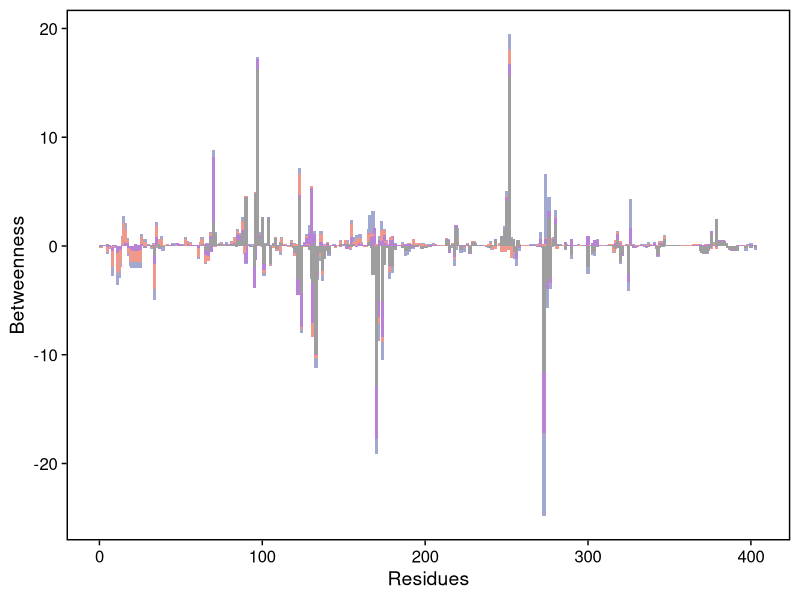
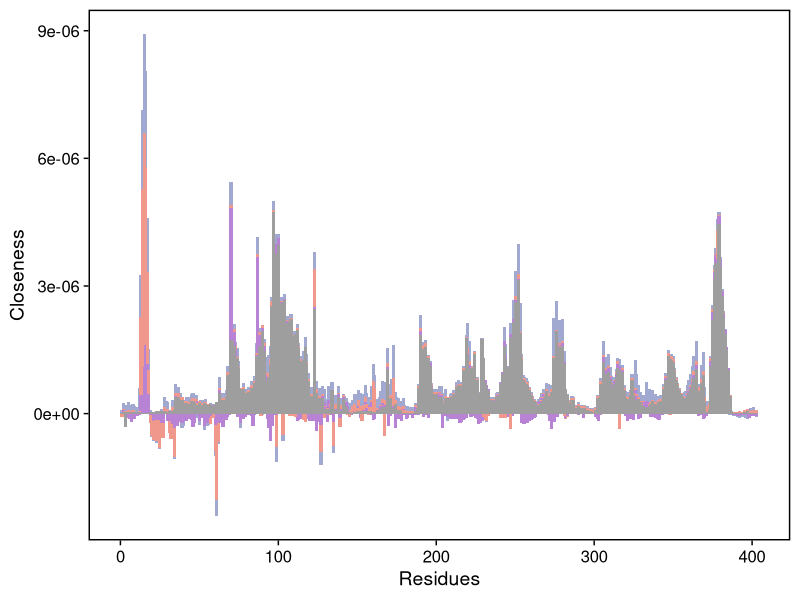
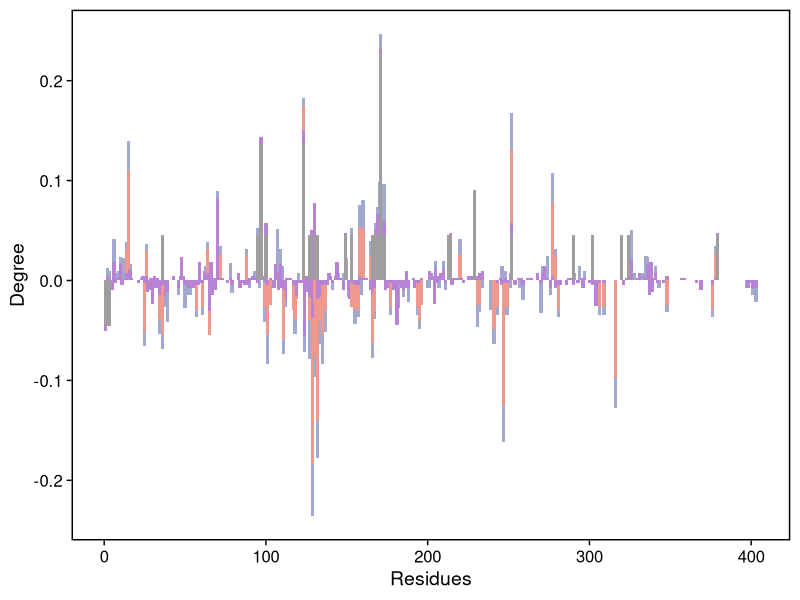
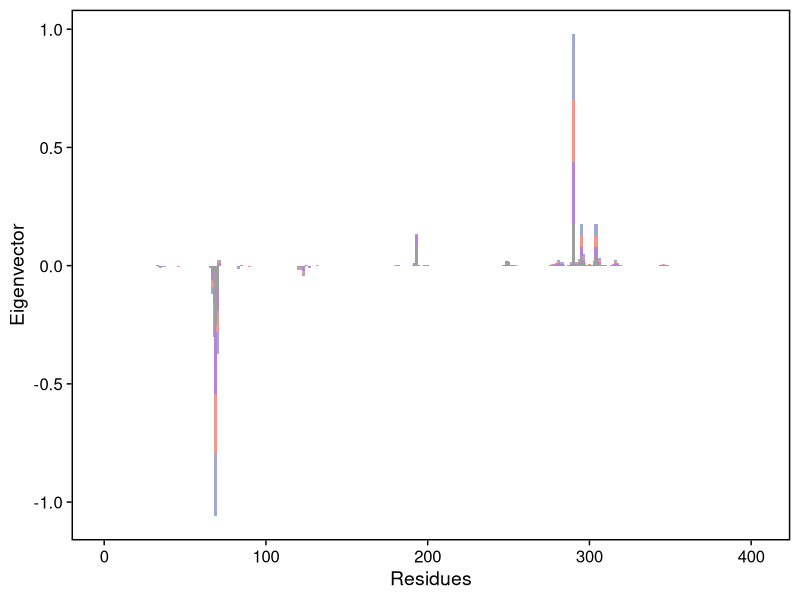
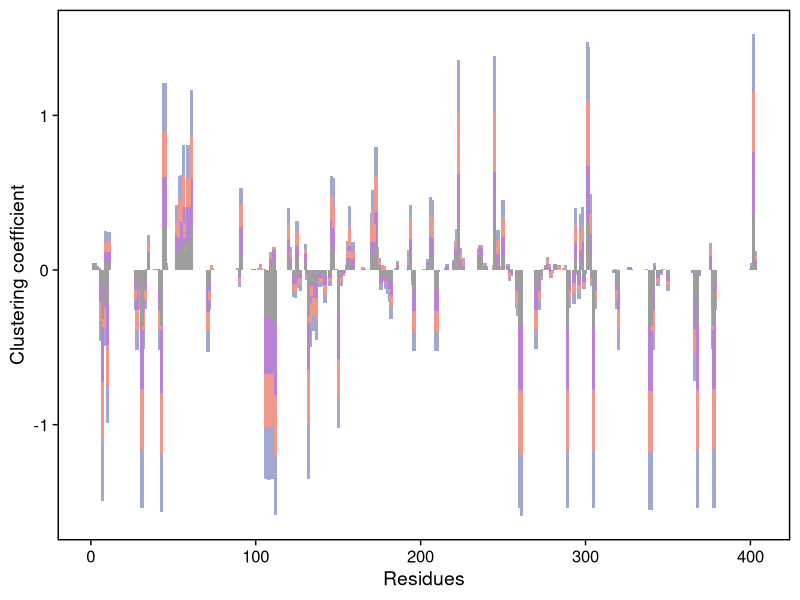

The R source for these figures, in order: (Note: this script raises an error after producing the figures.)
## ---- chunk 1
rm(list = ls())
## ---- chunk 2
library(cowplot)
library(ggplot2)
data <- read.table("../data/itasser-AAN-feature.txt",sep="\t",header=TRUE)
## ---- chunk 3
betweenness <- data[,c(1,2,7)]
p1 <- ggplot(betweenness,aes(x=POSITION,y=scale(Betweenness),fill=Disease)) + geom_bar(stat = 'identity',width = 2)+xlab("Residues")+ylab("Betweenness")+ theme_cowplot() + theme(axis.line = element_blank(),panel.border = element_rect(linetype = 'solid', colour = 'black',fill = NA,size = 1),legend.position="none") + scale_fill_manual(values=c('#A1A9D0','#F0988C','#B883D4','#9E9E9E'))

closeness <- data[,c(1,3,7)]
p2 <- ggplot(closeness,aes(x=POSITION,y=Closeness,fill=Disease)) + geom_bar(stat = 'identity',width = 2)+xlab("Residues")+ylab("Closeness")+ theme_cowplot() + theme(axis.line = element_blank(),panel.border = element_rect(linetype = 'solid', colour = 'black',fill = NA,size = 1),legend.position="none") + scale_fill_manual(values=c('#A1A9D0','#F0988C','#B883D4','#9E9E9E'))

degree <- data[,c(1,4,7)]
p3 <- ggplot(degree,aes(x=POSITION,y=Degree,fill=Disease)) + geom_bar(stat = 'identity',width = 2)+xlab("Residues")+ylab("Degree")+ theme_cowplot() + theme(axis.line = element_blank(),panel.border = element_rect(linetype = 'solid', colour = 'black',fill = NA,size = 1),legend.position="none") + scale_fill_manual(values=c('#A1A9D0','#F0988C','#B883D4','#9E9E9E'))

evcent <- data[,c(1,5,7)]
p4 <- ggplot(evcent,aes(x=POSITION,y=Eigenvector,fill=Disease)) + geom_bar(stat = 'identity',width = 2)+xlab("Residues")+ylab("Eigenvector")+ theme_cowplot() + theme(axis.line = element_blank(),panel.border = element_rect(linetype = 'solid', colour = 'black',fill = NA,size = 1),legend.position="none") + scale_fill_manual(values=c('#A1A9D0','#F0988C','#B883D4','#9E9E9E'))

transitivity <- data[,c(1,6,7)]
p5 <- ggplot(transitivity,aes(x=POSITION,y=Clustering_coefficient,fill=Disease)) + geom_bar(stat = 'identity',width = 2)+xlab("Residues")+ylab("Clustering coefficient")+ theme_cowplot() + theme(axis.line = element_blank(),panel.border = element_rect(linetype = 'solid', colour = 'black',fill = NA,size = 1),legend.position="none") + scale_fill_manual(values=c('#A1A9D0','#F0988C','#B883D4','#9E9E9E'))
## ---- chunk 4
ggsave(p1, file="../Figures/氨基酸网络构建/betweenness.jpg", 
       width = 9, height=4, dpi=1200)
ggsave(p2, file="../Figures/氨基酸网络构建/closeness.jpg", 
       width = 9, height=4, dpi=1200)
ggsave(p3, file="../Figures/氨基酸网络构建/degree.jpg", 
       width = 9, height=4, dpi=1200)
ggsave(p4, file="../Figures/氨基酸网络构建/evcent.jpg", 
       width = 9, height=4, dpi=1200)
ggsave(p5, file="../Figures/氨基酸网络构建/clustering.jpg", 
       width = 9, height=4, dpi=1200)
## ---- chunk 5
betweenness <- data[,c(1,2,7)]
Betweenness <- scale(betweenness[,2])
betweenness <- betweenness[,-2]
# five categories
betweenness <- cbind(betweenness,Betweenness)
closeness <- data[,c(1,3,7)]
degree <- data[,c(1,4,7)]
evcent <- data[,c(1,5,7)]
transitivity <- data[,c(1,6,7)]
## ---- chunk 6
library(ggpubr)
pv6 <- ggplot(betweenness, aes(x=factor(Disease, levels=c("ASD", "Cancer", "ASD_Cancer", "Control")), y=Betweenness, fill = Disease, color = Disease)) +
  geom_violin(trim=FALSE) +
  geom_boxplot(width=0.2, fill="white", color="black") +
  scale_fill_manual(values=c('#A1A9D0','#F0988C','#B883D4','#9E9E9E'),limits=c("ASD", "Cancer", 'ASD_Cancer', 'Control')) +
  scale_color_manual(values=c('#A1A9D0','#F0988C','#B883D4','#9E9E9E'),limits=c("ASD", "Cancer", 'ASD_Cancer', 'Control')) +
  labs(x="Disease", y="betweenness", fill="Disease") +
  theme_minimal()
my_comparisons <- list(c("ASD", "Cancer"), c('ASD', 'ASD_Cancer'), c("ASD", "Control"), c( 'Cancer','ASD_Cancer'), c('Cancer', 'Control'), c('ASD_Cancer','Control'))
pv6 <- pv6 + scale_y_continuous(limits = c(-15,29))
pv6 <- pv6 + theme(legend.position = "none",panel.grid = element_blank())
pv6 <- pv6 + stat_compare_means(comparisons = my_comparisons,
                       label.y = c(18,21,27,18,24,18),
                       method = "wilcox.test")
pv6 <- pv6 + theme(axis.line = element_blank(),
                  panel.border = element_rect(linetype = 'solid', colour = 'black',fill = NA,size = 0.7),
                  panel.grid.major = element_blank(),
                  panel.grid.minor = element_blank())

## ---- chunk 7
library(ggpubr)
pv7 <- ggplot(closeness, aes(x=factor(Disease, levels=c("ASD", "Cancer", "ASD_Cancer", "Control")), y=Closeness, fill = Disease, color = Disease)) +
  geom_violin(trim=FALSE) +
  geom_boxplot(width=0.2, fill="white", color="black") +
  scale_fill_manual(values=c('#A1A9D0','#F0988C','#B883D4','#9E9E9E'),limits=c("ASD", "Cancer", 'ASD_Cancer', 'Control')) +
  scale_color_manual(values=c('#A1A9D0','#F0988C','#B883D4','#9E9E9E'),limits=c("ASD", "Cancer", 'ASD_Cancer', 'Control')) +
  labs(x="Disease", y="Closeness", fill="Disease") +
  theme_minimal()
my_comparisons <- list(c("ASD", "Cancer"), c('ASD', 'ASD_Cancer'), c("ASD", "Control"), c( 'Cancer','ASD_Cancer'), c('Cancer', 'Control'), c('ASD_Cancer','Control'))
pv7 <- pv7 + scale_y_continuous(limits = c(-2.3e-06,7e-06))
pv7 <- pv7 + theme(legend.position = "none",panel.grid = element_blank())
pv7 <- pv7 + stat_compare_means(comparisons = my_comparisons,
                       label.y = c(5.1e-06,5.5e-06,6.5e-06,5.1e-06,6.1e-06,5.1e-06),
                       method = "wilcox.test")
pv7 <- pv7 + theme(axis.line = element_blank(),
                  panel.border = element_rect(linetype = 'solid', colour = 'black',fill = NA,size = 0.7),
                  panel.grid.major = element_blank(),
                  panel.grid.minor = element_blank())

## ---- chunk 8
library(ggpubr)
pv8 <- ggplot(degree, aes(x=factor(Disease, levels=c("ASD", "Cancer", "ASD_Cancer", "Control")), y=Degree, fill = Disease, color = Disease)) +
  geom_violin(trim=FALSE) +
  geom_boxplot(width=0.2, fill="white", color="black") +
  scale_fill_manual(values=c('#A1A9D0','#F0988C','#B883D4','#9E9E9E'),limits=c("ASD", "Cancer", 'ASD_Cancer', 'Control')) +
  scale_color_manual(values=c('#A1A9D0','#F0988C','#B883D4','#9E9E9E'),limits=c("ASD", "Cancer", 'ASD_Cancer', 'Control')) +
  labs(x="Disease", y="Degree", fill="Disease") +
  theme_minimal()
my_comparisons <- list(c("ASD", "Cancer"), c('ASD', 'ASD_Cancer'), c("ASD", "Control"), c( 'Cancer','ASD_Cancer'), c('Cancer', 'Control'), c('ASD_Cancer','Control'))
#pv6 <- pv6 + scale_y_continuous(limits = c(-0.01,0.045))
pv8 <- pv8 + theme(legend.position = "none",panel.grid = element_blank())
pv8 <- pv8 + stat_compare_means(comparisons = my_comparisons,
                       label.y = c(0.28,0.32,0.4,0.28,0.36,0.28),
                       method = "wilcox.test")
pv8 <- pv8 + theme(axis.line = element_blank(),
                  panel.border = element_rect(linetype = 'solid', colour = 'black',fill = NA,size = 0.7),
                  panel.grid.major = element_blank(),
                  panel.grid.minor = element_blank())

## ---- chunk 9
library(ggpubr)
pv9 <- ggplot(evcent, aes(x=factor(Disease, levels=c("ASD", "Cancer", "ASD_Cancer", "Control")), y=Eigenvector, fill = Disease, color = Disease)) +
  geom_violin(trim=FALSE) +
  geom_boxplot(width=0.2, fill="white", color="black") +
  scale_fill_manual(values=c('#A1A9D0','#F0988C','#B883D4','#9E9E9E'),limits=c("ASD", "Cancer", 'ASD_Cancer', 'Control')) +
  scale_color_manual(values=c('#A1A9D0','#F0988C','#B883D4','#9E9E9E'),limits=c("ASD", "Cancer", 'ASD_Cancer', 'Control')) +
  labs(x="Disease", y="Evcent", fill="Disease") +
  theme_minimal()
my_comparisons <- list(c("ASD", "Cancer"), c('ASD', 'ASD_Cancer'), c("ASD", "Control"), c( 'Cancer','ASD_Cancer'), c('Cancer', 'Control'), c('ASD_Cancer','Control'))
#pv6 <- pv6 + scale_y_continuous(limits = c(-0.01,0.045))
pv9 <- pv9 + theme(legend.position = "none",panel.grid = element_blank())
pv9 <- pv9 + stat_compare_means(comparisons = my_comparisons,
                       label.y = c(0.27,0.33,0.44,0.27,0.39,0.27),
                       method = "wilcox.test")
pv9 <- pv9 + theme(axis.line = element_blank(),
                  panel.border = element_rect(linetype = 'solid', colour = 'black',fill = NA,size = 0.7),
                 panel.grid.major = element_blank(),
                 panel.grid.minor = element_blank())

## ---- chunk 10
library(ggpubr)
pv10 <- ggplot(transitivity, aes(x=factor(Disease, levels=c("ASD", "Cancer", "ASD_Cancer", "Control")), y=Clustering_coefficient, fill = Disease, color = Disease)) +
  geom_violin(trim=FALSE) +
  geom_boxplot(width=0.2, fill="white", color="black") +
  scale_fill_manual(values=c('#A1A9D0','#F0988C','#B883D4','#9E9E9E'),limits=c("ASD", "Cancer", 'ASD_Cancer', 'Control')) +
  scale_color_manual(values=c('#A1A9D0','#F0988C','#B883D4','#9E9E9E'),limits=c("ASD", "Cancer", 'ASD_Cancer', 'Control')) +
  labs(x="Disease", y="Transitivity", fill="Disease") +
  theme_minimal()
my_comparisons <- list(c("ASD", "Cancer"), c('ASD', 'ASD_Cancer'), c("ASD", "Control"), c( 'Cancer','ASD_Cancer'), c('Cancer', 'Control'), c('ASD_Cancer','Control'))
#pv6 <- pv6 + scale_y_continuous(limits = c(-0.01,0.045))
pv10 <- pv10 + theme(legend.position = "none",panel.grid = element_blank())
pv10 <- pv10 + stat_compare_means(comparisons = my_comparisons,
                       label.y = c(0.5,0.6,0.8,0.5,0.7,0.5),
                       method = "wilcox.test")
pv10 <- pv10 + theme(axis.line = element_blank(),
                  panel.border = element_rect(linetype = 'solid', colour = 'black',fill = NA,size = 0.7),
                  panel.grid.major = element_blank(),
                  panel.grid.minor = element_blank())

## ---- chunk 11
ggsave <- ggsave(pv6,filename = "../Figures/氨基酸网络构建/betweenness_violin.jpg",width = 4,height = 4,dpi = 1200)
ggsave <- ggsave(pv7,filename = "../Figures/氨基酸网络构建/closeness_violin.jpg",width =5.5 ,height = 5.5,dpi = 1200)
ggsave <- ggsave(pv8,filename = "../Figures/氨基酸网络构建/degree_violin.jpg",width = 4,height = 4,dpi = 1200)
ggsave <- ggsave(pv9,filename = "../Figures/氨基酸网络构建/evcent_violin.jpg",width = 4,height = 4,dpi = 1200)
ggsave <- ggsave(pv10,filename = "../Figures/氨基酸网络构建/clustering_violin.jpg",width = 4,height = 4,dpi = 1200)
